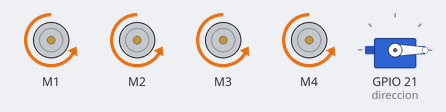
Bench run of a sketch on a simulated ESP32. Parts: 4 × DC motor (green arrow = forward, orange = backward, longer = faster), servo. No radio packets arrive unless stated; what the sketch prints to the serial monitor is not drawn.

Above: at 0.1 s.
Timing chart, 0 to 1.6 s (numbered marks = the images above):
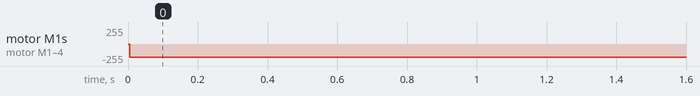

The sketch:

Receptor-controladora-coche.ino
```cpp
// LIBRERÍAS

#include <Servo.h> // Librería Servo-motor
#include <RF24.h> // Librería Módulo-RF
#include <AFMotor.h> // Librería controlador del motor

// CONSTANTES RF

#define CE_PIN 32 // Constante de datos Chip Enable (CE) del módulo de RF
#define CSN_PIN 33 // Constante de datos Chip Select (CS) del módulo de RF

byte canal[6] =("00001"); // Se define un canal predeconfigurado en la librería RF24.h por donde se enviarán los datos

RF24 radio(CE_PIN, CSN_PIN); // Se define el objeto radio por los pines anteriores

// CONSTANTES MOTOR

AF_DCMotor Motor_1(1);
AF_DCMotor Motor_2(2);
AF_DCMotor Motor_3(3);
AF_DCMotor Motor_4(4);

// VARIABLES

int datos[3]; // Se define la matriz con un tamaño fijo de 2 bytes

void Imprimir(){
Serial.print("x: ");
Serial.println(datos[0]);
Serial.print("y: ");
Serial.println(datos[1]);
Serial.print("x2: ");
Serial.println(datos[2]);
}
void Velocidad(int velo) {
  Motor_1.setSpeed(velo);
  Motor_2.setSpeed(velo);
  Motor_3.setSpeed(velo);
  Motor_4.setSpeed(velo);
}

Servo direccion;

void setup()
{

Serial.begin(9600); // Se inicia el puerto serie a 9600 bps

radio.begin(); // Se inicia el objeto radio
radio.startListening(); // El módulo RF se pone en modo escucha
radio.openReadingPipe(1, canal); // Lee los datos del canal de transmisión

Motor_1.run(RELEASE);
Motor_2.run(RELEASE);
Motor_3.run(RELEASE);
Motor_4.run(RELEASE);


direccion.attach(21);


}

void loop() {

radio.read(datos,sizeof(datos)); // Lee la matriz enviada por el emisor y lo almacena el la matriz datos[].

 switch (datos[1]) {

  case 0 ... 10:
    Velocidad(200);
    Motor_1.run(BACKWARD);
    Motor_2.run(BACKWARD);
    Motor_3.run(BACKWARD);
    Motor_4.run(BACKWARD);
      break;

  case 170 ... 180:
    Velocidad(200);
    Motor_1.run(FORWARD);
    Motor_2.run(FORWARD);
    Motor_3.run(FORWARD);
    Motor_4.run(FORWARD);
      break;

  default:
    Velocidad(0);
      break;
 }

direccion.write(datos[0]);

Imprimir();
delay(200);

}
```

Measured:
- by itself, motor M1–4: stopped → backward 200/255 at 0.01 s
